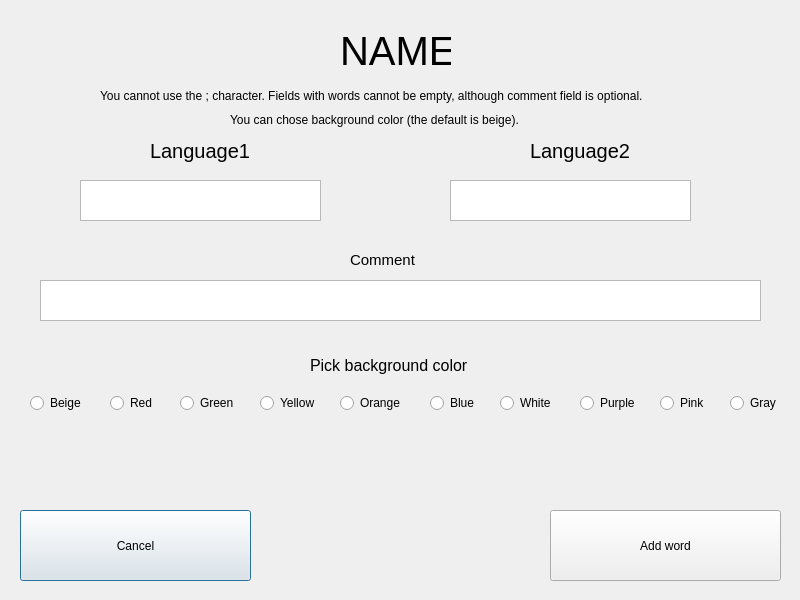
<?xml version="1.0" encoding="UTF-8"?>
<ui version="4.0">
 <class>AddNewWord</class>
 <widget class="QDialog" name="AddNewWord">
  <property name="geometry">
   <rect>
    <x>0</x>
    <y>0</y>
    <width>800</width>
    <height>600</height>
   </rect>
  </property>
  <property name="windowTitle">
   <string>Dialog</string>
  </property>
  <widget class="QLabel" name="listName">
   <property name="geometry">
    <rect>
     <x>340</x>
     <y>30</y>
     <width>111</width>
     <height>41</height>
    </rect>
   </property>
   <property name="font">
    <font>
     <pointsize>30</pointsize>
    </font>
   </property>
   <property name="text">
    <string>NAME</string>
   </property>
  </widget>
  <widget class="QLabel" name="label_2">
   <property name="geometry">
    <rect>
     <x>100</x>
     <y>80</y>
     <width>551</width>
     <height>31</height>
    </rect>
   </property>
   <property name="text">
    <string>You cannot use the ; character. Fields with words cannot be empty, although comment field is optional. </string>
   </property>
  </widget>
  <widget class="QLabel" name="label_3">
   <property name="geometry">
    <rect>
     <x>230</x>
     <y>110</y>
     <width>321</width>
     <height>20</height>
    </rect>
   </property>
   <property name="text">
    <string>You can chose background color (the default is beige).</string>
   </property>
  </widget>
  <widget class="QLabel" name="languageOneName">
   <property name="geometry">
    <rect>
     <x>150</x>
     <y>130</y>
     <width>101</width>
     <height>41</height>
    </rect>
   </property>
   <property name="font">
    <font>
     <pointsize>15</pointsize>
    </font>
   </property>
   <property name="text">
    <string>Language1</string>
   </property>
  </widget>
  <widget class="QLabel" name="languageTwoName">
   <property name="geometry">
    <rect>
     <x>530</x>
     <y>130</y>
     <width>121</width>
     <height>41</height>
    </rect>
   </property>
   <property name="font">
    <font>
     <pointsize>15</pointsize>
    </font>
   </property>
   <property name="text">
    <string>Language2</string>
   </property>
  </widget>
  <widget class="QPlainTextEdit" name="languageOneEditText">
   <property name="geometry">
    <rect>
     <x>80</x>
     <y>180</y>
     <width>241</width>
     <height>41</height>
    </rect>
   </property>
   <property name="font">
    <font>
     <pointsize>15</pointsize>
    </font>
   </property>
   <property name="cursor" stdset="0">
    <cursorShape>PointingHandCursor</cursorShape>
   </property>
  </widget>
  <widget class="QLabel" name="label_6">
   <property name="geometry">
    <rect>
     <x>350</x>
     <y>250</y>
     <width>81</width>
     <height>20</height>
    </rect>
   </property>
   <property name="font">
    <font>
     <pointsize>11</pointsize>
    </font>
   </property>
   <property name="text">
    <string>Comment</string>
   </property>
  </widget>
  <widget class="QPlainTextEdit" name="commentEditText">
   <property name="geometry">
    <rect>
     <x>40</x>
     <y>280</y>
     <width>721</width>
     <height>41</height>
    </rect>
   </property>
   <property name="font">
    <font>
     <pointsize>12</pointsize>
    </font>
   </property>
   <property name="cursor" stdset="0">
    <cursorShape>PointingHandCursor</cursorShape>
   </property>
  </widget>
  <widget class="QPushButton" name="cancelButton">
   <property name="geometry">
    <rect>
     <x>20</x>
     <y>510</y>
     <width>231</width>
     <height>71</height>
    </rect>
   </property>
   <property name="cursor">
    <cursorShape>PointingHandCursor</cursorShape>
   </property>
   <property name="text">
    <string>Cancel</string>
   </property>
  </widget>
  <widget class="QPushButton" name="addWordButton">
   <property name="geometry">
    <rect>
     <x>550</x>
     <y>510</y>
     <width>231</width>
     <height>71</height>
    </rect>
   </property>
   <property name="cursor">
    <cursorShape>PointingHandCursor</cursorShape>
   </property>
   <property name="text">
    <string>Add word</string>
   </property>
  </widget>
  <widget class="QLabel" name="label_7">
   <property name="geometry">
    <rect>
     <x>310</x>
     <y>350</y>
     <width>161</width>
     <height>31</height>
    </rect>
   </property>
   <property name="font">
    <font>
     <pointsize>12</pointsize>
    </font>
   </property>
   <property name="text">
    <string>Pick background color</string>
   </property>
  </widget>
  <widget class="QRadioButton" name="beigeButton">
   <property name="geometry">
    <rect>
     <x>30</x>
     <y>390</y>
     <width>61</width>
     <height>26</height>
    </rect>
   </property>
   <property name="font">
    <font>
     <pointsize>9</pointsize>
    </font>
   </property>
   <property name="cursor">
    <cursorShape>OpenHandCursor</cursorShape>
   </property>
   <property name="text">
    <string>Beige</string>
   </property>
  </widget>
  <widget class="QRadioButton" name="redButton">
   <property name="geometry">
    <rect>
     <x>110</x>
     <y>390</y>
     <width>51</width>
     <height>26</height>
    </rect>
   </property>
   <property name="font">
    <font>
     <pointsize>9</pointsize>
    </font>
   </property>
   <property name="cursor">
    <cursorShape>OpenHandCursor</cursorShape>
   </property>
   <property name="text">
    <string>Red</string>
   </property>
  </widget>
  <widget class="QPlainTextEdit" name="languageTwoEditText">
   <property name="geometry">
    <rect>
     <x>450</x>
     <y>180</y>
     <width>241</width>
     <height>41</height>
    </rect>
   </property>
   <property name="font">
    <font>
     <pointsize>15</pointsize>
    </font>
   </property>
   <property name="cursor" stdset="0">
    <cursorShape>PointingHandCursor</cursorShape>
   </property>
  </widget>
  <widget class="QRadioButton" name="yellowButton">
   <property name="geometry">
    <rect>
     <x>260</x>
     <y>390</y>
     <width>61</width>
     <height>26</height>
    </rect>
   </property>
   <property name="font">
    <font>
     <pointsize>9</pointsize>
    </font>
   </property>
   <property name="cursor">
    <cursorShape>OpenHandCursor</cursorShape>
   </property>
   <property name="text">
    <string>Yellow</string>
   </property>
  </widget>
  <widget class="QRadioButton" name="greenButton">
   <property name="geometry">
    <rect>
     <x>180</x>
     <y>390</y>
     <width>61</width>
     <height>26</height>
    </rect>
   </property>
   <property name="font">
    <font>
     <pointsize>9</pointsize>
    </font>
   </property>
   <property name="cursor">
    <cursorShape>OpenHandCursor</cursorShape>
   </property>
   <property name="text">
    <string>Green</string>
   </property>
  </widget>
  <widget class="QRadioButton" name="grayButton">
   <property name="geometry">
    <rect>
     <x>730</x>
     <y>390</y>
     <width>51</width>
     <height>26</height>
    </rect>
   </property>
   <property name="font">
    <font>
     <pointsize>9</pointsize>
    </font>
   </property>
   <property name="cursor">
    <cursorShape>OpenHandCursor</cursorShape>
   </property>
   <property name="text">
    <string>Gray</string>
   </property>
  </widget>
  <widget class="QRadioButton" name="orangeButton">
   <property name="geometry">
    <rect>
     <x>340</x>
     <y>390</y>
     <width>71</width>
     <height>26</height>
    </rect>
   </property>
   <property name="font">
    <font>
     <pointsize>9</pointsize>
    </font>
   </property>
   <property name="cursor">
    <cursorShape>OpenHandCursor</cursorShape>
   </property>
   <property name="text">
    <string>Orange</string>
   </property>
  </widget>
  <widget class="QRadioButton" name="whiteButton">
   <property name="geometry">
    <rect>
     <x>500</x>
     <y>390</y>
     <width>61</width>
     <height>26</height>
    </rect>
   </property>
   <property name="font">
    <font>
     <pointsize>9</pointsize>
    </font>
   </property>
   <property name="cursor">
    <cursorShape>OpenHandCursor</cursorShape>
   </property>
   <property name="text">
    <string>White</string>
   </property>
  </widget>
  <widget class="QRadioButton" name="blueButton">
   <property name="geometry">
    <rect>
     <x>430</x>
     <y>390</y>
     <width>51</width>
     <height>26</height>
    </rect>
   </property>
   <property name="font">
    <font>
     <pointsize>9</pointsize>
    </font>
   </property>
   <property name="cursor">
    <cursorShape>OpenHandCursor</cursorShape>
   </property>
   <property name="text">
    <string>Blue</string>
   </property>
  </widget>
  <widget class="QRadioButton" name="pinkButton">
   <property name="geometry">
    <rect>
     <x>660</x>
     <y>390</y>
     <width>51</width>
     <height>26</height>
    </rect>
   </property>
   <property name="font">
    <font>
     <pointsize>9</pointsize>
    </font>
   </property>
   <property name="cursor">
    <cursorShape>OpenHandCursor</cursorShape>
   </property>
   <property name="text">
    <string>Pink</string>
   </property>
  </widget>
  <widget class="QRadioButton" name="purpleButton">
   <property name="geometry">
    <rect>
     <x>580</x>
     <y>390</y>
     <width>61</width>
     <height>26</height>
    </rect>
   </property>
   <property name="font">
    <font>
     <pointsize>9</pointsize>
    </font>
   </property>
   <property name="cursor">
    <cursorShape>OpenHandCursor</cursorShape>
   </property>
   <property name="text">
    <string>Purple</string>
   </property>
  </widget>
 </widget>
 <resources/>
 <connections/>
</ui>
